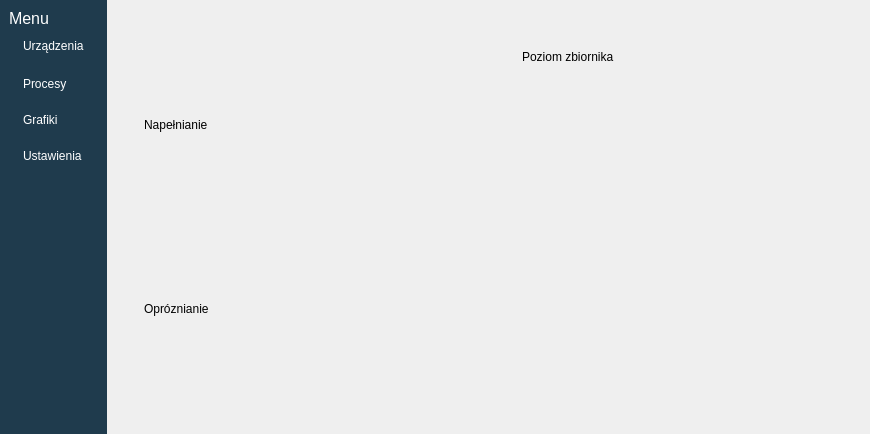
<?xml version="1.0" encoding="UTF-8"?>
<ui version="4.0">
 <class>MainWindow</class>
 <widget class="QMainWindow" name="MainWindow">
  <property name="geometry">
   <rect>
    <x>0</x>
    <y>0</y>
    <width>870</width>
    <height>434</height>
   </rect>
  </property>
  <property name="windowTitle">
   <string>MainWindow</string>
  </property>
  <property name="styleSheet">
   <string notr="true">

QPushButton 
{
	text-align: left;
	padding: 2px 5px;
	border-radius: 10px;
}
</string>
  </property>
  <widget class="QWidget" name="centralwidget">
   <layout class="QHBoxLayout" name="horizontalLayout">
    <property name="spacing">
     <number>1</number>
    </property>
    <property name="leftMargin">
     <number>0</number>
    </property>
    <property name="topMargin">
     <number>0</number>
    </property>
    <property name="rightMargin">
     <number>0</number>
    </property>
    <property name="bottomMargin">
     <number>0</number>
    </property>
    <item>
     <widget class="QWidget" name="LewyPasek" native="true">
      <property name="styleSheet">
       <string notr="true">#LewyPasek
{
	background-color:  #1F3B4D;
	color: white;
}</string>
      </property>
      <layout class="QVBoxLayout" name="verticalLayout">
       <property name="spacing">
        <number>0</number>
       </property>
       <property name="bottomMargin">
        <number>11</number>
       </property>
       <item>
        <widget class="QLabel" name="label_5">
         <property name="font">
          <font>
           <pointsize>12</pointsize>
          </font>
         </property>
         <property name="styleSheet">
          <string notr="true">color: white;</string>
         </property>
         <property name="text">
          <string>Menu</string>
         </property>
        </widget>
       </item>
       <item>
        <widget class="QWidget" name="Devices" native="true">
         <layout class="QVBoxLayout" name="verticalLayout_2">
          <property name="spacing">
           <number>7</number>
          </property>
          <item>
           <widget class="QPushButton" name="pushButton">
            <property name="focusPolicy">
             <enum>Qt::FocusPolicy::StrongFocus</enum>
            </property>
            <property name="styleSheet">
             <string notr="true">	color: white;</string>
            </property>
            <property name="text">
             <string>Urządzenia</string>
            </property>
            <property name="icon">
             <iconset>
              <normaloff>../../Downloads/folder.svg</normaloff>
              <normalon>../../Downloads/folder.svg</normalon>../../Downloads/folder.svg</iconset>
            </property>
           </widget>
          </item>
         </layout>
        </widget>
       </item>
       <item>
        <widget class="QWidget" name="Process" native="true">
         <property name="styleSheet">
          <string notr="true">	color: white;</string>
         </property>
         <layout class="QVBoxLayout" name="verticalLayout_3">
          <property name="topMargin">
           <number>11</number>
          </property>
          <item alignment="Qt::AlignmentFlag::AlignLeft|Qt::AlignmentFlag::AlignTop">
           <widget class="QPushButton" name="pushButton_2">
            <property name="styleSheet">
             <string notr="true"/>
            </property>
            <property name="text">
             <string>Procesy</string>
            </property>
            <property name="icon">
             <iconset>
              <normaloff>../../Downloads/cpu.svg</normaloff>
              <normalon>../../Downloads/cpu.svg</normalon>../../Downloads/cpu.svg</iconset>
            </property>
           </widget>
          </item>
         </layout>
        </widget>
       </item>
       <item alignment="Qt::AlignmentFlag::AlignTop">
        <widget class="QWidget" name="Graphics" native="true">
         <property name="styleSheet">
          <string notr="true">	color: white;</string>
         </property>
         <layout class="QVBoxLayout" name="verticalLayout_4">
          <property name="spacing">
           <number>7</number>
          </property>
          <item>
           <widget class="QPushButton" name="pushButton_3">
            <property name="text">
             <string>Grafiki</string>
            </property>
            <property name="icon">
             <iconset>
              <normaloff>../../Downloads/image.svg</normaloff>
              <normalon>../../Downloads/image.svg</normalon>../../Downloads/image.svg</iconset>
            </property>
           </widget>
          </item>
         </layout>
        </widget>
       </item>
       <item alignment="Qt::AlignmentFlag::AlignLeft|Qt::AlignmentFlag::AlignTop">
        <widget class="QWidget" name="Settings" native="true">
         <layout class="QVBoxLayout" name="verticalLayout_5">
          <item>
           <widget class="QPushButton" name="pushButton_4">
            <property name="styleSheet">
             <string notr="true">	color: white;</string>
            </property>
            <property name="text">
             <string>Ustawienia</string>
            </property>
            <property name="icon">
             <iconset>
              <normaloff>../../Downloads/settings.svg</normaloff>
              <normalon>../../Downloads/settings.svg</normalon>../../Downloads/settings.svg</iconset>
            </property>
           </widget>
          </item>
         </layout>
        </widget>
       </item>
       <item>
        <spacer name="verticalSpacer">
         <property name="orientation">
          <enum>Qt::Orientation::Vertical</enum>
         </property>
         <property name="sizeHint" stdset="0">
          <size>
           <width>20</width>
           <height>40</height>
          </size>
         </property>
        </spacer>
       </item>
      </layout>
     </widget>
    </item>
    <item>
     <widget class="QStackedWidget" name="MainPasek">
      <property name="sizePolicy">
       <sizepolicy hsizetype="Preferred" vsizetype="Preferred">
        <horstretch>1</horstretch>
        <verstretch>0</verstretch>
       </sizepolicy>
      </property>
      <property name="styleSheet">
       <string notr="true"/>
      </property>
      <property name="currentIndex">
       <number>2</number>
      </property>
      <widget class="QWidget" name="MainPage">
       <layout class="QVBoxLayout" name="verticalLayout_10">
        <item>
         <widget class="QWidget" name="widget_4" native="true">
          <widget class="QLabel" name="label_9">
           <property name="geometry">
            <rect>
             <x>170</x>
             <y>160</y>
             <width>371</width>
             <height>81</height>
            </rect>
           </property>
           <property name="styleSheet">
            <string notr="true"/>
           </property>
           <property name="text">
            <string>Aby zacząć korzytsać z programu wybierz interesującą cię opcje z paska po lewej</string>
           </property>
           <property name="alignment">
            <set>Qt::AlignmentFlag::AlignCenter</set>
           </property>
           <property name="wordWrap">
            <bool>true</bool>
           </property>
          </widget>
         </widget>
        </item>
       </layout>
      </widget>
      <widget class="QWidget" name="DevicesPage">
       <property name="minimumSize">
        <size>
         <width>717</width>
         <height>0</height>
        </size>
       </property>
       <property name="maximumSize">
        <size>
         <width>717</width>
         <height>559</height>
        </size>
       </property>
       <layout class="QVBoxLayout" name="verticalLayout_7">
        <item>
         <widget class="QWidget" name="widget" native="true">
          <property name="sizePolicy">
           <sizepolicy hsizetype="Preferred" vsizetype="Preferred">
            <horstretch>0</horstretch>
            <verstretch>0</verstretch>
           </sizepolicy>
          </property>
          <property name="minimumSize">
           <size>
            <width>0</width>
            <height>0</height>
           </size>
          </property>
          <layout class="QHBoxLayout" name="horizontalLayout_2">
           <item>
            <widget class="QWidget" name="widget_6" native="true">
             <layout class="QVBoxLayout" name="verticalLayout_6">
              <item>
               <widget class="QWidget" name="widget_11" native="true">
                <layout class="QVBoxLayout" name="verticalLayout_13">
                 <item>
                  <widget class="QLabel" name="label">
                   <property name="text">
                    <string>PO1</string>
                   </property>
                  </widget>
                 </item>
                 <item>
                  <widget class="QLabel" name="PO1_status">
                   <property name="text">
                    <string>Status:</string>
                   </property>
                  </widget>
                 </item>
                 <item>
                  <widget class="QLabel" name="PO1_tryb">
                   <property name="text">
                    <string>Tryb:</string>
                   </property>
                  </widget>
                 </item>
                 <item>
                  <widget class="QLabel" name="PO1_speed">
                   <property name="text">
                    <string>Prędkość</string>
                   </property>
                  </widget>
                 </item>
                </layout>
               </widget>
              </item>
              <item>
               <widget class="QWidget" name="widget_10" native="true">
                <layout class="QVBoxLayout" name="verticalLayout_14">
                 <item>
                  <widget class="QLabel" name="label_3">
                   <property name="text">
                    <string>VO1</string>
                   </property>
                  </widget>
                 </item>
                 <item>
                  <widget class="QLabel" name="VO1_status">
                   <property name="text">
                    <string>Status:</string>
                   </property>
                  </widget>
                 </item>
                 <item>
                  <widget class="QLabel" name="VO1_tryb">
                   <property name="text">
                    <string>Tryb:</string>
                   </property>
                  </widget>
                 </item>
                </layout>
               </widget>
              </item>
             </layout>
            </widget>
           </item>
           <item>
            <widget class="QWidget" name="widget_7" native="true">
             <layout class="QVBoxLayout" name="verticalLayout_12">
              <item>
               <widget class="QWidget" name="widget_8" native="true">
                <layout class="QVBoxLayout" name="verticalLayout_15">
                 <item>
                  <widget class="QLabel" name="label_2">
                   <property name="text">
                    <string>PO2</string>
                   </property>
                  </widget>
                 </item>
                 <item>
                  <widget class="QLabel" name="PO2_status">
                   <property name="text">
                    <string>Status:</string>
                   </property>
                  </widget>
                 </item>
                 <item>
                  <widget class="QLabel" name="PO2_tryb">
                   <property name="text">
                    <string>Tryb:</string>
                   </property>
                  </widget>
                 </item>
                 <item>
                  <widget class="QLabel" name="PO2_speed">
                   <property name="text">
                    <string>Prędkość</string>
                   </property>
                  </widget>
                 </item>
                </layout>
               </widget>
              </item>
              <item>
               <widget class="QWidget" name="widget_9" native="true">
                <layout class="QVBoxLayout" name="verticalLayout_16">
                 <item>
                  <widget class="QLabel" name="label_4">
                   <property name="text">
                    <string>VO2</string>
                   </property>
                  </widget>
                 </item>
                 <item>
                  <widget class="QLabel" name="VO2_status">
                   <property name="text">
                    <string>Status:</string>
                   </property>
                  </widget>
                 </item>
                 <item>
                  <widget class="QLabel" name="VO2_tryb">
                   <property name="text">
                    <string>Tryb:</string>
                   </property>
                  </widget>
                 </item>
                </layout>
               </widget>
              </item>
             </layout>
            </widget>
           </item>
          </layout>
         </widget>
        </item>
       </layout>
      </widget>
      <widget class="QWidget" name="ProcessesPage">
       <layout class="QHBoxLayout" name="horizontalLayout_3">
        <item>
         <widget class="QWidget" name="widget_3" native="true">
          <property name="styleSheet">
           <string notr="true">QPushButton
{
	border: 3px solid #3D5F74;
	background-color: #3D5F74;
	color: white;
}</string>
          </property>
          <layout class="QHBoxLayout" name="horizontalLayout_4">
           <item>
            <widget class="QWidget" name="widget_13" native="true">
             <layout class="QHBoxLayout" name="horizontalLayout_5">
              <item>
               <widget class="QWidget" name="widget_12" native="true">
                <layout class="QVBoxLayout" name="verticalLayout_9">
                 <item>
                  <widget class="QLabel" name="label_8">
                   <property name="text">
                    <string>Napełnianie</string>
                   </property>
                  </widget>
                 </item>
                 <item>
                  <widget class="QLabel" name="label_10">
                   <property name="text">
                    <string>Opróznianie</string>
                   </property>
                  </widget>
                 </item>
                </layout>
               </widget>
              </item>
              <item>
               <widget class="QWidget" name="widget_14" native="true">
                <widget class="QLabel" name="label_11">
                 <property name="geometry">
                  <rect>
                   <x>30</x>
                   <y>20</y>
                   <width>121</width>
                   <height>20</height>
                  </rect>
                 </property>
                 <property name="text">
                  <string>Poziom zbiornika</string>
                 </property>
                </widget>
               </widget>
              </item>
             </layout>
            </widget>
           </item>
          </layout>
         </widget>
        </item>
       </layout>
      </widget>
      <widget class="QWidget" name="GraphicsPage">
       <layout class="QVBoxLayout" name="verticalLayout_11">
        <item>
         <widget class="QWidget" name="widget_5" native="true"/>
        </item>
       </layout>
      </widget>
      <widget class="QWidget" name="SettingsPage">
       <layout class="QVBoxLayout" name="verticalLayout_8">
        <item>
         <widget class="QWidget" name="widget_2" native="true">
          <layout class="QVBoxLayout" name="verticalLayout_17">
           <property name="spacing">
            <number>7</number>
           </property>
           <item>
            <widget class="QLabel" name="label_6">
             <property name="text">
              <string>Motyw</string>
             </property>
            </widget>
           </item>
           <item>
            <widget class="QRadioButton" name="radioButton">
             <property name="text">
              <string>Jasny</string>
             </property>
            </widget>
           </item>
           <item>
            <widget class="QRadioButton" name="radioButton_2">
             <property name="text">
              <string>Ciemny</string>
             </property>
            </widget>
           </item>
           <item>
            <widget class="QLabel" name="label_7">
             <property name="text">
              <string>Rozmiar czcionki</string>
             </property>
             <property name="margin">
              <number>0</number>
             </property>
            </widget>
           </item>
           <item alignment="Qt::AlignmentFlag::AlignLeft|Qt::AlignmentFlag::AlignTop">
            <widget class="QSlider" name="horizontalSlider">
             <property name="tracking">
              <bool>true</bool>
             </property>
             <property name="orientation">
              <enum>Qt::Orientation::Horizontal</enum>
             </property>
             <property name="tickPosition">
              <enum>QSlider::TickPosition::TicksBelow</enum>
             </property>
             <property name="tickInterval">
              <number>20</number>
             </property>
            </widget>
           </item>
           <item>
            <spacer name="verticalSpacer_2">
             <property name="orientation">
              <enum>Qt::Orientation::Vertical</enum>
             </property>
             <property name="sizeHint" stdset="0">
              <size>
               <width>20</width>
               <height>40</height>
              </size>
             </property>
            </spacer>
           </item>
          </layout>
         </widget>
        </item>
       </layout>
      </widget>
     </widget>
    </item>
   </layout>
  </widget>
 </widget>
 <resources/>
 <connections/>
</ui>
